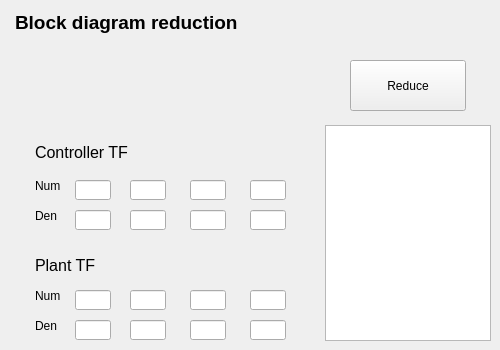
   <widget class="QWidget" name="tab_5">
    <attribute name="title">
     <string>Block Reduct</string>
    </attribute>
    <widget class="QTextBrowser" name="equivalent_tf">
     <property name="geometry">
      <rect>
       <x>325</x>
       <y>125</y>
       <width>166</width>
       <height>216</height>
      </rect>
     </property>
    </widget>
    <widget class="QLabel" name="label_5">
     <property name="geometry">
      <rect>
       <x>20</x>
       <y>45</y>
       <width>276</width>
       <height>86</height>
      </rect>
     </property>
     <property name="text">
      <string/>
     </property>
     <property name="pixmap">
      <pixmap>../../OneDrive/Bureau/Nueva carpeta/UTP/Teoría control II/DCMotorRepository/MotorDCconTeensy/MotorDCSystemIdentification/Block_Diagram.png</pixmap>
     </property>
     <property name="scaledContents">
      <bool>true</bool>
     </property>
    </widget>
    <widget class="QLineEdit" name="cont_num1">
     <property name="geometry">
      <rect>
       <x>190</x>
       <y>180</y>
       <width>36</width>
       <height>20</height>
      </rect>
     </property>
    </widget>
    <widget class="QLineEdit" name="cont_den0">
     <property name="geometry">
      <rect>
       <x>250</x>
       <y>210</y>
       <width>36</width>
       <height>20</height>
      </rect>
     </property>
    </widget>
    <widget class="QLineEdit" name="cont_num2">
     <property name="geometry">
      <rect>
       <x>130</x>
       <y>180</y>
       <width>36</width>
       <height>20</height>
      </rect>
     </property>
    </widget>
    <widget class="QLineEdit" name="cont_num0">
     <property name="geometry">
      <rect>
       <x>250</x>
       <y>180</y>
       <width>36</width>
       <height>20</height>
      </rect>
     </property>
    </widget>
    <widget class="QLabel" name="num_label_3">
     <property name="geometry">
      <rect>
       <x>35</x>
       <y>170</y>
       <width>41</width>
       <height>31</height>
      </rect>
     </property>
     <property name="text">
      <string>Num</string>
     </property>
    </widget>
    <widget class="QLabel" name="den_label_2">
     <property name="geometry">
      <rect>
       <x>35</x>
       <y>200</y>
       <width>41</width>
       <height>31</height>
      </rect>
     </property>
     <property name="text">
      <string>Den</string>
     </property>
    </widget>
    <widget class="QLineEdit" name="cont_den1">
     <property name="geometry">
      <rect>
       <x>190</x>
       <y>210</y>
       <width>36</width>
       <height>20</height>
      </rect>
     </property>
    </widget>
    <widget class="QLineEdit" name="cont_den2">
     <property name="geometry">
      <rect>
       <x>130</x>
       <y>210</y>
       <width>36</width>
       <height>20</height>
      </rect>
     </property>
    </widget>
    <widget class="QLineEdit" name="plant_num1">
     <property name="geometry">
      <rect>
       <x>190</x>
       <y>290</y>
       <width>36</width>
       <height>20</height>
      </rect>
     </property>
    </widget>
    <widget class="QLineEdit" name="plant_den0">
     <property name="geometry">
      <rect>
       <x>250</x>
       <y>320</y>
       <width>36</width>
       <height>20</height>
      </rect>
     </property>
    </widget>
    <widget class="QLineEdit" name="plant_num2">
     <property name="geometry">
      <rect>
       <x>130</x>
       <y>290</y>
       <width>36</width>
       <height>20</height>
      </rect>
     </property>
    </widget>
    <widget class="QLineEdit" name="plant_num0">
     <property name="geometry">
      <rect>
       <x>250</x>
       <y>290</y>
       <width>36</width>
       <height>20</height>
      </rect>
     </property>
    </widget>
    <widget class="QLabel" name="num_label_4">
     <property name="geometry">
      <rect>
       <x>35</x>
       <y>280</y>
       <width>41</width>
       <height>31</height>
      </rect>
     </property>
     <property name="text">
      <string>Num</string>
     </property>
    </widget>
    <widget class="QLabel" name="den_label_3">
     <property name="geometry">
      <rect>
       <x>35</x>
       <y>310</y>
       <width>41</width>
       <height>31</height>
      </rect>
     </property>
     <property name="text">
      <string>Den</string>
     </property>
    </widget>
    <widget class="QLineEdit" name="plant_den1">
     <property name="geometry">
      <rect>
       <x>190</x>
       <y>320</y>
       <width>36</width>
       <height>20</height>
      </rect>
     </property>
    </widget>
    <widget class="QLineEdit" name="plant_den2">
     <property name="geometry">
      <rect>
       <x>130</x>
       <y>320</y>
       <width>36</width>
       <height>20</height>
      </rect>
     </property>
    </widget>
    <widget class="QLabel" name="label_6">
     <property name="geometry">
      <rect>
       <x>15</x>
       <y>0</y>
       <width>226</width>
       <height>46</height>
      </rect>
     </property>
     <property name="text">
      <string>&lt;html&gt;&lt;head/&gt;&lt;body&gt;&lt;p align=&quot;justify&quot;&gt;&lt;span style=&quot; font-size:14pt; font-weight:600;&quot;&gt;Block diagram reduction&lt;/span&gt;&lt;/p&gt;&lt;/body&gt;&lt;/html&gt;</string>
     </property>
     <property name="scaledContents">
      <bool>false</bool>
     </property>
     <property name="wordWrap">
      <bool>true</bool>
     </property>
    </widget>
    <widget class="QLabel" name="label_7">
     <property name="geometry">
      <rect>
       <x>35</x>
       <y>135</y>
       <width>96</width>
       <height>36</height>
      </rect>
     </property>
     <property name="text">
      <string>&lt;html&gt;&lt;head/&gt;&lt;body&gt;&lt;p align=&quot;justify&quot;&gt;&lt;span style=&quot; font-size:12pt;&quot;&gt;Controller TF&lt;/span&gt;&lt;/p&gt;&lt;/body&gt;&lt;/html&gt;</string>
     </property>
     <property name="scaledContents">
      <bool>false</bool>
     </property>
     <property name="wordWrap">
      <bool>true</bool>
     </property>
    </widget>
    <widget class="QLabel" name="label_8">
     <property name="geometry">
      <rect>
       <x>35</x>
       <y>250</y>
       <width>81</width>
       <height>31</height>
      </rect>
     </property>
     <property name="text">
      <string>&lt;html&gt;&lt;head/&gt;&lt;body&gt;&lt;p align=&quot;justify&quot;&gt;&lt;span style=&quot; font-size:12pt;&quot;&gt;Plant TF&lt;/span&gt;&lt;/p&gt;&lt;/body&gt;&lt;/html&gt;</string>
     </property>
     <property name="scaledContents">
      <bool>false</bool>
     </property>
     <property name="wordWrap">
      <bool>true</bool>
     </property>
    </widget>
    <widget class="QPushButton" name="reduce">
     <property name="geometry">
      <rect>
       <x>350</x>
       <y>60</y>
       <width>116</width>
       <height>51</height>
      </rect>
     </property>
     <property name="text">
      <string>Reduce</string>
     </property>
    </widget>
    <widget class="QLineEdit" name="cont_num3">
     <property name="geometry">
      <rect>
       <x>75</x>
       <y>180</y>
       <width>36</width>
       <height>20</height>
      </rect>
     </property>
    </widget>
    <widget class="QLineEdit" name="cont_den3">
     <property name="geometry">
      <rect>
       <x>75</x>
       <y>210</y>
       <width>36</width>
       <height>20</height>
      </rect>
     </property>
    </widget>
    <widget class="QLineEdit" name="plant_num3">
     <property name="geometry">
      <rect>
       <x>75</x>
       <y>290</y>
       <width>36</width>
       <height>20</height>
      </rect>
     </property>
    </widget>
    <widget class="QLineEdit" name="plant_den3">
     <property name="geometry">
      <rect>
       <x>75</x>
       <y>320</y>
       <width>36</width>
       <height>20</height>
      </rect>
     </property>
    </widget>
    <widget class="QLabel" name="label_18">
     <property name="geometry">
      <rect>
       <x>50</x>
       <y>55</y>
       <width>230</width>
       <height>75</height>
      </rect>
     </property>
     <property name="text">
      <string/>
     </property>
     <property name="pixmap">
      <pixmap>Block_Diagram.png</pixmap>
     </property>
     <property name="scaledContents">
      <bool>true</bool>
     </property>
    </widget>
   </widget>
